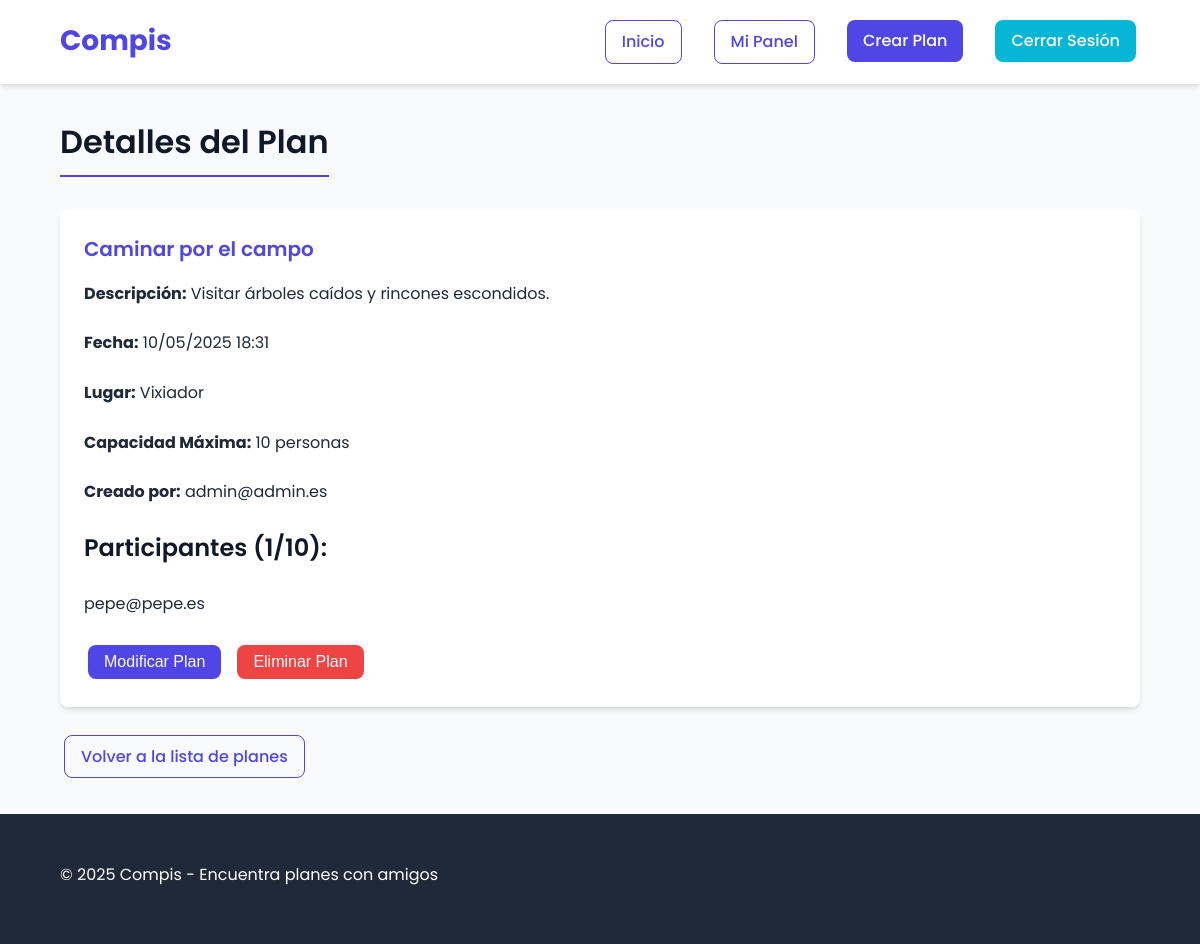
Screenshot of /index.php?action=view_plan&id=1 (signed in) with the database file from the repository.
### tables this page shows
CREATE TABLE `plans` (
  `id` int(11) NOT NULL AUTO_INCREMENT,
  `user_id` int(11) NOT NULL,
  `title` varchar(255) NOT NULL,
  `description` text NOT NULL,
  `plan_date` datetime NOT NULL,
  `location` varchar(255) NOT NULL,
  `max_capacity` int(11) NOT NULL,
  `created_at` timestamp NOT NULL DEFAULT current_timestamp(),
  PRIMARY KEY (`id`),
  KEY `user_id` (`user_id`),
  KEY `idx_plan_date` (`plan_date`),
  KEY `idx_plan_location` (`location`),
  CONSTRAINT `plans_ibfk_1` FOREIGN KEY (`user_id`) REFERENCES `users` (`id`) ON DELETE CASCADE
);

CREATE TABLE `users` (
  `id` int(11) NOT NULL AUTO_INCREMENT,
  `email` varchar(255) NOT NULL,
  `password` varchar(255) NOT NULL,
  `created_at` timestamp NOT NULL DEFAULT current_timestamp(),
  PRIMARY KEY (`id`),
  UNIQUE KEY `email` (`email`)
);

### src/models/Plan.php (called while the page is built, shortened)
<?php
class Plan {
    private $pdo;
    public function __construct(PDO $pdo) {
        $this->pdo = $pdo;
    }
    public function findByIdWithCreator(int $planId): array|false {
        try {
            $stmt = $this->pdo->prepare(
                "SELECT p.id, p.user_id, p.title, p.description, p.plan_date, p.location, p.max_capacity, p.created_at, u.email AS creator_email
                 FROM plans p
                 JOIN users u ON p.user_id = u.id
                 WHERE p.id = ?"
            );
            $stmt->execute([$planId]);
            return $stmt->fetch(PDO::FETCH_ASSOC);
        } catch (PDOException $e) {
            return false;
        }
    }
    public function getPlanParticipants(int $planId): array {
        try {
            $stmt = $this->pdo->prepare(
                "SELECT u.email
                 FROM plan_registrations pr
                 JOIN users u ON pr.user_id = u.id
                 WHERE pr.plan_id = ?
                 ORDER BY pr.registration_date ASC"
            );
            $stmt->execute([$planId]);
            return $stmt->fetchAll(PDO::FETCH_COLUMN, 0);
        } catch (PDOException $e) {
            return [];
        }
    }
    public function getParticipantCount(int $planId): int {
        try {
            $stmt = $this->pdo->prepare("SELECT COUNT(*) FROM plan_registrations WHERE plan_id = ?");
            $stmt->execute([$planId]);
            return (int)$stmt->fetchColumn();
        } catch (PDOException $e) {
            return 0;
        }
    }
}
?>

### src/controllers/PlanController.php (called while the page is built, shortened)
<?php
require_once __DIR__ . '/../../config/database.php';
require_once __DIR__ . '/../models/Plan.php';
$action = $_GET['action'] ?? null;
$planIdFromGet = isset($_GET['id']) ? (int)$_GET['id'] : null;
$planModel = new Plan($pdo);
if ($_SERVER['REQUEST_METHOD'] === 'POST') {
    if ($action === 'create_plan' && isset($_POST['create_plan_submit'])) {
        handleCreatePlanPost($pdo, $planModel);
    } elseif ($action === 'join_plan' && isset($_POST['join_plan_submit'])) {
        handleJoinPlanPost($pdo, $planModel);
    } elseif ($action === 'edit_plan' && isset($_POST['edit_plan_submit']) && $planIdFromGet) {
        handleEditPlanPost($pdo, $planModel, $planIdFromGet);
    } elseif ($action === 'leave_plan') {
        $planIdFromPost = isset($_POST['plan_id']) ? (int)$_POST['plan_id'] : null;
        if ($planIdFromPost) {
            handleLeavePlanPost($pdo, $planModel, $planIdFromPost);
        } else {
            set_session_message('ID del plan no proporcionado para abandonar.', 'error');
            redirect('index.php?action=dashboard');
        }
    } elseif ($action === 'delete_plan' && $planIdFromGet) {
        handleDeletePlanPost($pdo, $planModel, $planIdFromGet);
    }
} else {
    if ($action === 'create_plan') {
    } elseif ($action === 'view_plan' && $planIdFromGet) {
        handleViewPlanGet($pdo, $planModel, $planIdFromGet);
    } elseif ($action === 'edit_plan' && $planIdFromGet) {
        showEditPlanForm($pdo, $planModel, $planIdFromGet);
    }
}
function handleViewPlanGet($pdo, Plan $planModel, int $planId) {
    $plan = $planModel->findByIdWithCreator($planId);
    $participants = [];
    $isLoggedIn = isset($_SESSION['user_id']);
    $userId = $_SESSION['user_id'] ?? null;
    $isCreator = false;
    $participantCount = 0;
    if ($isLoggedIn) {
        $fetchedParticipants = $planModel->getPlanParticipants($planId);
        if (is_array($fetchedParticipants)) {
            $participants = $fetchedParticipants;
        }
        $isCreator = ($userId === $plan['user_id']);
        $participantCount = $planModel->getParticipantCount($planId);
    }
    $viewPlan = $plan;
    $viewParticipants = $participants;
    $viewIsLoggedIn = $isLoggedIn;
    $viewIsCreator = $isCreator;
    $viewParticipantCount = $participantCount;
}
?>

### src/views/plan_details.php (the view, shortened to what this page needs)
<?php
include_once __DIR__ . '/../../templates/header.php';
global $viewPlan, $viewParticipants, $viewIsLoggedIn, $viewUserId, $viewIsCreator, $viewHasJoined, $viewIsFull, $viewParticipantCount;
echo "<h2 class='page-title'>Detalles del Plan</h2>";
if ($viewPlan) {
    echo "<div class='card'>";
    echo "<h3 class='card-title'>" . htmlspecialchars($viewPlan['title']) . "</h3>";
    echo "<div class='card-content'>";
    echo "<p><strong>Descripción:</strong> " . nl2br(htmlspecialchars($viewPlan['description'])) . "</p>";
    $formattedDate = date('d/m/Y H:i', strtotime($viewPlan['plan_date']));
    echo "<p><strong>Fecha:</strong> " . htmlspecialchars($formattedDate) . "</p>";
    echo "<p><strong>Lugar:</strong> " . htmlspecialchars($viewPlan['location']) . "</p>";
    echo "<p><strong>Capacidad Máxima:</strong> " . htmlspecialchars($viewPlan['max_capacity']) . " personas</p>";
    if ($viewIsLoggedIn) {
        echo "<p><strong>Creado por:</strong> " . htmlspecialchars($viewPlan['creator_email']) . "</p>";
        echo "<h4>Participantes (" . htmlspecialchars($viewParticipantCount) . "/" . htmlspecialchars($viewPlan['max_capacity']) . "):</h4>";
        if (is_array($viewParticipants) && !empty($viewParticipants)) {
            echo "<ul class='participants-list'>";
            foreach ($viewParticipants as $participant) {
                if (is_array($participant) && isset($participant['email'])) {
                    echo "<li>" . htmlspecialchars($participant['email']) . "</li>";
                } elseif (is_string($participant)) {
                    echo "<li>" . htmlspecialchars($participant) . "</li>";
                }
            }
            echo "</ul>";
        } else {
            echo "<p>Aún no hay participantes.</p>";
        }
        if ($viewIsCreator) {
            echo "<div class='plan-actions'>";
            echo "<form action='index.php' method='get' style='display: inline;'>";
            echo "<button type='submit' class='btn btn-primary'>Modificar Plan</button>";
            echo "</form>";
            echo "<form action='index.php?action=delete_plan&id=" . htmlspecialchars($viewPlan['id']) . "' method='post' style='display: inline;' onsubmit='return confirm(\"¿Estás seguro de que quieres eliminar este plan?\");'>";
            echo "<button type='submit' class='btn btn-danger'>Eliminar Plan</button>";
            echo "</form>";
            echo "</div>";
        } else {
            echo "<p class='message info'>Este plan está completo.</p>";
        }
    } else {
        echo "<div class='plan-actions'>";
        echo "<a href='index.php?action=login' class='btn btn-primary'>Iniciar sesión</a>";
        echo "<span class='ml-2'>para ver la lista de participantes y apuntarte.</span>";
        echo "</div>";
    }
    echo "</div>";
    echo "</div>";
} else {
    echo "<p class='message error'>Plan no encontrado o no se ha especificado un ID de plan.</p>";
}
echo "<div class='plan-actions' style='margin-top: 20px;'>";
echo "<a href='index.php?action=home' class='btn btn-outline'>Volver a la lista de planes</a>";
echo "</div>";
include_once __DIR__ . '/../../templates/footer.php';
?>

### public/css/style.css (style rules this page uses)
:root { --primary: #4f46e5; --primary-hover: #4338ca; --secondary: #06b6d4; --secondary-hover: #0891b2; --success: #10b981; --success-hover: #059669; --danger: #ef4444; --danger-hover: #dc2626; --warning: #f59e0b; --warning-hover: #d97706; --gray-light: #f3f4f6; --gray: #9ca3af; --dark: #1f2937; --black: #111827; --white: #ffffff; --border-radius: 8px; --shadow: 0 4px 6px -1px rgba(0, 0, 0, 0.1), 0 2px 4px -1px rgba(0, 0, 0, 0.06); --shadow-lg: 0 10px 15px -3px rgba(0, 0, 0, 0.1), 0 4px 6px -2px rgba(0, 0, 0, 0.05); --transition: all 0.3s ease; --font-family: 'Poppins', -apple-system, BlinkMacSystemFont, 'Segoe UI', Roboto, Oxygen, Ubuntu, Cantarell, 'Open Sans', 'Helvetica Neue', sans-serif; }
body { font-family: var(--font-family); line-height: 1.6; color: var(--dark); background-color: #f8fafc; margin: 0; padding: 0; min-height: 100vh; display: flex; flex-direction: column; }
h1, h2, h3, h4, h5, h6 { font-weight: 600; margin-top: 0; margin-bottom: 0.75rem; color: var(--black); }
h2 { font-size: 2rem; }
h3 { font-size: 1.75rem; }
h4 { font-size: 1.5rem; }
p { margin-bottom: 1.5rem; }
.page-title { margin-bottom: 2rem; padding-bottom: 0.5rem; border-bottom: 2px solid var(--primary); display: inline-block; }
.card { background-color: var(--white); border-radius: var(--border-radius); box-shadow: var(--shadow); padding: 1.5rem; margin-bottom: 1.5rem; transition: var(--transition); }
.card-title { font-size: 1.25rem; margin-bottom: 1rem; color: var(--primary); }
.card-content { color: var(--dark); }
.btn { display: inline-block; padding: 0.5rem 1rem; font-size: 1rem; font-weight: 500; text-align: center; text-decoration: none; border-radius: var(--border-radius); cursor: pointer; transition: var(--transition); border: none; margin: 0.25rem; }
.btn-primary { background-color: var(--primary); color: var(--white); }
.btn-danger { background-color: var(--danger); color: var(--white); }
.btn-outline { background-color: transparent; border: 1px solid var(--primary); color: var(--primary); }
.plan-actions { margin-top: 1rem; display: flex; gap: 0.5rem; flex-wrap: wrap; }
.participants-list { list-style: none; padding: 0; }
.participants-list li { padding: 0.5rem 0; border-bottom: 1px solid var(--gray-light); }
.participants-list li:last-child { border-bottom: none; }

### rows the page displays
plans: title "Caminar por el campo", description "Visitar árboles caídos y rincones escondidos.", plan_date "10/05/2025 18:31", location "Vixiador", max_capacity "10", user.email "admin@admin.es"

### other values shown
$viewParticipantCount "1"
$participant "pepe@pepe.es"
